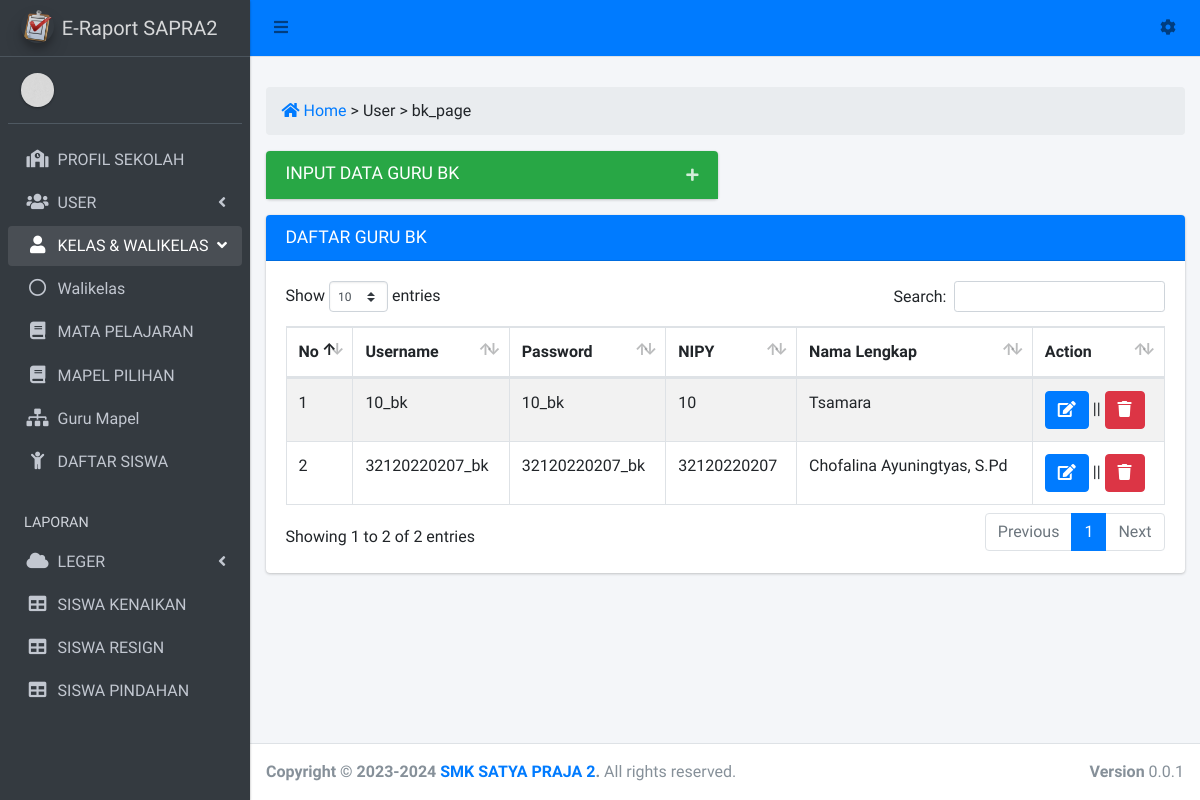
Page /admin?view=bk_page on the committed database.
### tables this page shows
CREATE TABLE `tb_rolsusers` (
  `id_rolsuser` int(10) NOT NULL,
  `id_user` varchar(10) NOT NULL,
  `nipy` varchar(20) NOT NULL,
  `id_levelusers` int(10) NOT NULL
);

CREATE TABLE `tb_users` (
  `id_user` varchar(10) NOT NULL,
  `username` varchar(20) NOT NULL,
  `password` varchar(20) NOT NULL,
  `nipy` varchar(20) NOT NULL,
  `nama_lengkap` varchar(50) NOT NULL
);

### view/operator/bk_page.php (the view, shortened to what this page needs)
<div class="row">
  <div class="col-sm-12">
    <ol class="breadcrumb <?= $bg_breadcrumb;  ?>">
	    <li><a href="admin" class="pr-1"><i class="fas fa-home"></i> Home</a></li>
	    <li class="active"> > <?= ' User > ' . $_GET['view'] ?: 'Dashboard'; ?></li>
	  </ol>
  </div>
</div>
<div class="row">
	<div class="col-sm-6">
		<div class="card collapsed-card">
			<div class="card-header bg-success">
				<h3 class="card-title">INPUT DATA GURU BK</h3>
				<div class="card-tools">
		      <button type="button" class="btn btn-tool" data-card-widget="collapse"><i class="fas fa-plus"></i>
		      </button>
		    </div>
			</div>
		</div>
	</div>
	<div class="col-sm-12">
		<div class="card">
			<div class="card-header bg-primary">
				<h3 class="card-title">DAFTAR GURU BK</h3>
			</div>
			<div class="card-body">
				<table id="example1" class="table table-bordered table-striped">
				<thead>
					<tr>
						<th>No</th>
						<th>Username</th>
						<th>Password</th>
						<th>NIPY</th>
						<th>Nama Lengkap</th>
						<th>Action</th>
					</tr>
				</thead>
				<tbody>
					<?php
					$no = 1;
					$query = mysqli_query($koneksi, "select * from tb_users x inner join tb_rolsusers y on y.id_user = x.id_user inner join tb_levelusers z on z.id_levelusers = y.id_levelusers where y.id_levelusers = '4'");
					while ($data = mysqli_fetch_array($query)) {
						echo "<tr>";
						echo "<td>".$no++."</td>";
						echo "<td>".$data['username']."</td>";
						echo "<td>".$data['password']."</td>";
						echo "<td>".$data['nipy']."</td>";
						echo "<td>".$data['nama_lengkap']."</td>";
						?>
						<td><a href="?view=update_guru&id=<?= $data['id_user'] ?>" class='btn btn-primary'><i class='fas fa-edit'></i></a> || <a href="?view=bk_page&id_del=<?= $data['id_user'] ?>" class='btn btn-danger' onclick="return confirm('Apakah anda yakin ingin menghapus username <?= $data['username'] ?> ini?')"><i class='fas fa-trash'></i></a> </td>
						<?php
						echo "</tr>";
					}
					?>
				</tbody>
			</table>
			</div>
		</div>
	</div>
</div>

### rows in the picture
tb_rolsusers: id_user.username "10_bk", id_user.password "10_bk", nipy "10", id_user.nama_lengkap "Tsamara"
tb_rolsusers: id_user.username "32120220207_bk", id_user.password "32120220207_bk", nipy "32120220207", id_user.nama_lengkap "Chofalina Ayuningtyas, S.Pd"
